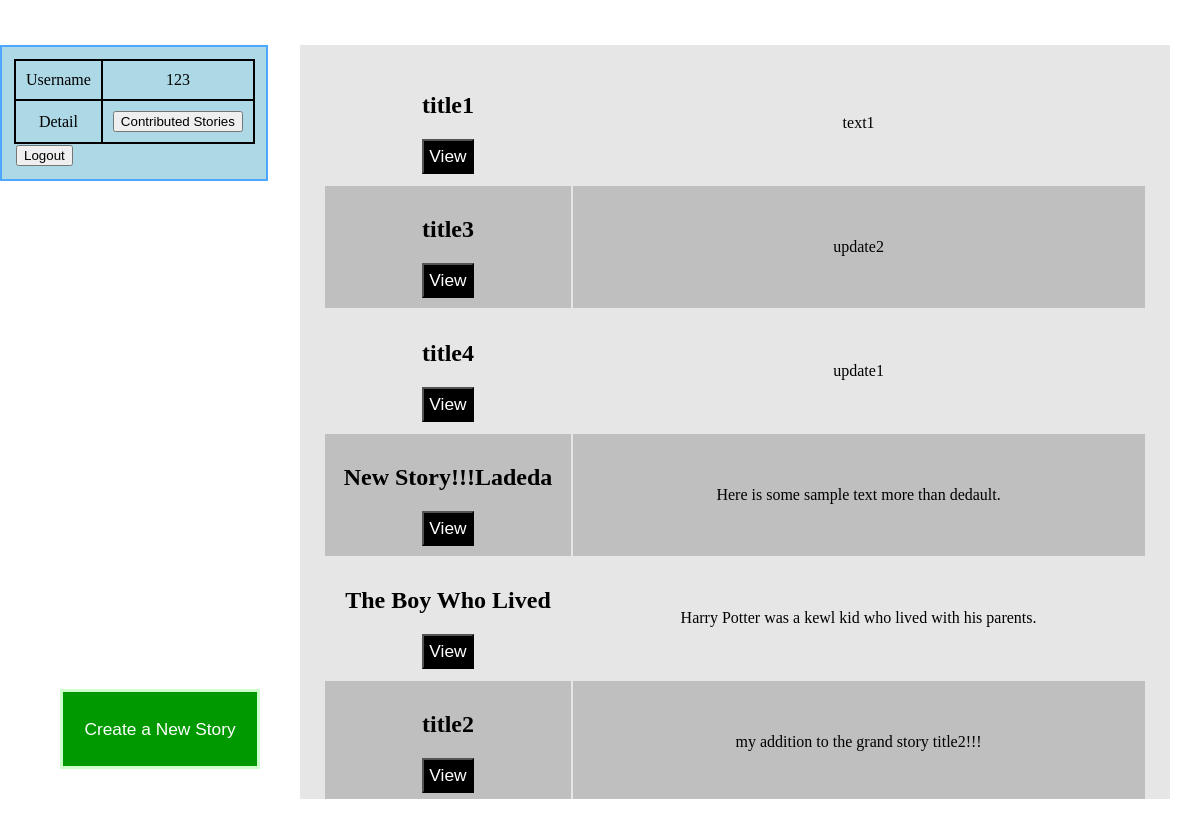
Page / (signed in) on the earlier database version.
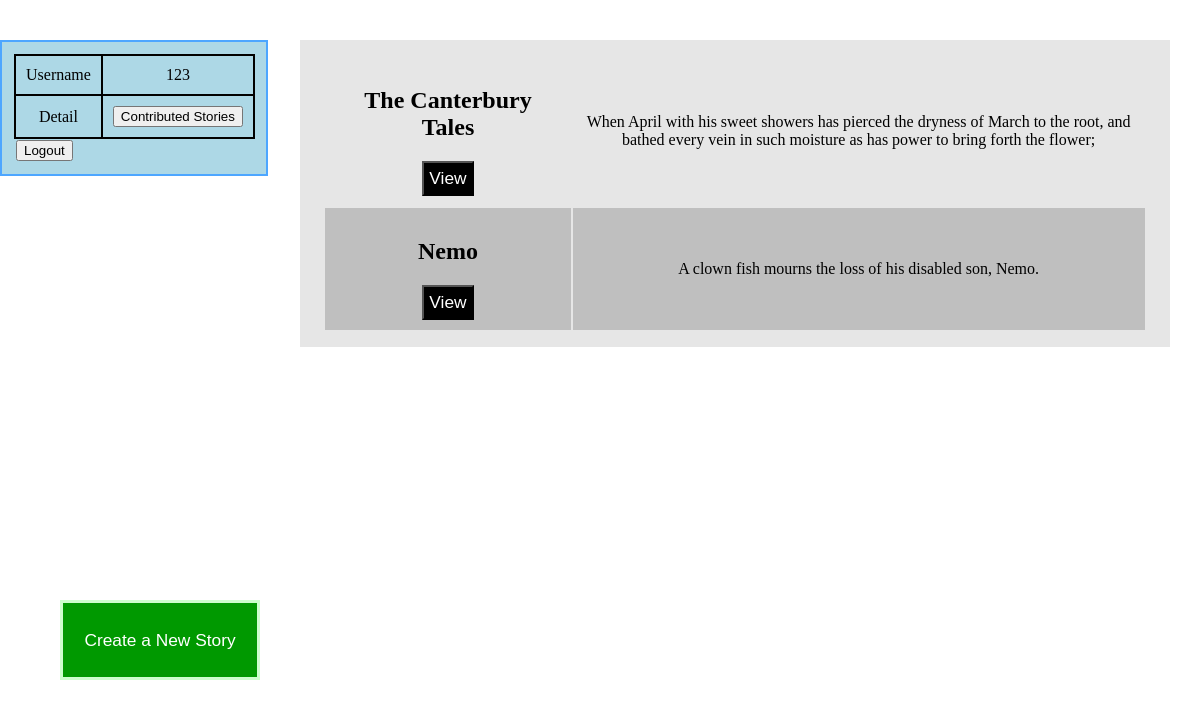
Same page on the later database version.
### tables this page shows
CREATE TABLE stories (storyID INT, title VARCHAR, isOpen INT);

CREATE TABLE updates (storyID INT, username VARCHAR, updateNum INT, text TEXT);

### app.py (the view)
@app.route("/")
def root():
    if session and auth.userCooked(session["user"]):
        data = posts.getFeedData(session["user"])
        return render_template("home.html", data=data, user=session["user"])
    return render_template("login.html")

### utils/auth.py (called while the page is built)
def userCooked(user):
    f = "data/story.db"
    db = sqlite3.connect(f)
    c = db.cursor()
    a = c.execute("SELECT username FROM users")
    for row in a:
        if session and row and user == row[0]:
            return True
    return False

### utils/posts.py (called while the page is built)
def getContributedIDs(username):
    db = sqlite3.connect("data/story.db")
    cursor = db.cursor()
    query = "SELECT storyID FROM updates WHERE username=\"" + username + "\""
    cursor.execute(query)
    fetch = cursor.fetchall()
    data = []
    for i in fetch:
        data.append(i[0])
    return data

### templates/home.html (shortened to what this page needs)
<!DOCTYPE html>
<html>
<div class="user">
<table class="user">
  <tr>
    <td class="user" width="30%"> Username </td>
    <td class="user"> {{ user }} </td>
  </tr>
  <tr>
    <td class="user"> Detail </td>
    <td class="user">
      <form action="/contributed" method="POST">
	<input type="submit" value="Contributed Stories">
      </form>
    </td>
  </tr>
  <tr>
    <td colspan="2"><form action="/logout" method="POST">
	<input type="submit" value="Logout">
    </form></td>
  </tr>
</table>
</div>
<div class="content">
<table class="content">
  {% for dic in data %}
  <tr class="content">
    <td class="content" width="30%">
      <h2>{{ dic["title"] }}</h2>
      <form action="/viewstory" method="POST">
	<input type="submit" class="view" value="View">
      </form>
    </td>
    <td class="content">
      {{ dic["text"] }}
    </td>
  </tr>
  {% endfor %}
</table>
</div>
<div class="new">
  <form action="/newstory">
    <input type="submit" class="new" value="Create a New Story">
  </form>
</div>
</html>

### templates/home.html (style rules this page uses)
div.user { position: fixed; top: 5%; left: 0; background: lightblue; width: 20%; border: 2px solid; border-color: #4da6ff; padding: 1%; }
table.user { width: 90%; margin-left: auto; margin-right: auto; border-collapse: collapse; }
td.user { border: 2px solid black; padding: 10px; text-align: center; }
div.content { position: fixed; max-height: 80%; width: 70%; background: #e6e6e6; padding: 15px; top: 5%; left: 25%; overflow-y:scroll; }
table.content { width: 98%; margin-left: auto; margin-right: auto; }
td.content { text-align: center; padding: 10px; }
tr.content:nth-child(even) { background-color: #bfbfbf; }
input.view { color: white; background-color: black; font-size: 13pt; padding: 5px; }
div.new { position: fixed; bottom: 15%; left: 5%; }
input.new { width: 200px; height: 80px; color: white; font-size: 13pt; background-color: #009900; border: 3px solid #ccffcc; padding:2px; }

Differences in the rows shown:
removed stories: title "title3"
removed updates: text "update2"
removed stories: title "title4"
removed updates: text "update1"
removed stories: title "New Story!!!Ladeda"
removed updates: text "Here is some sample text more than dedault."
removed stories: title "The Boy Who Lived"
removed updates: text "Harry Potter was a kewl kid who lived with his parents."
removed updates: text "my addition to the grand story title2!!!"
now on this page (row edited): updates: text "A clown fish mourns the loss of his disabled son, Nemo."
Other differences:
new list line: "The Canterbury Tales"
new list line: "View"
new list line: "When April with his sweet showers has pierced the dryness of March to the root, and bathed every vein in such moisture as has power to bring forth the flower;"
new list line: "Nemo"
list line gone: "title1"
list line gone: "View"
list line gone: "text1"
list line gone: "title2"
